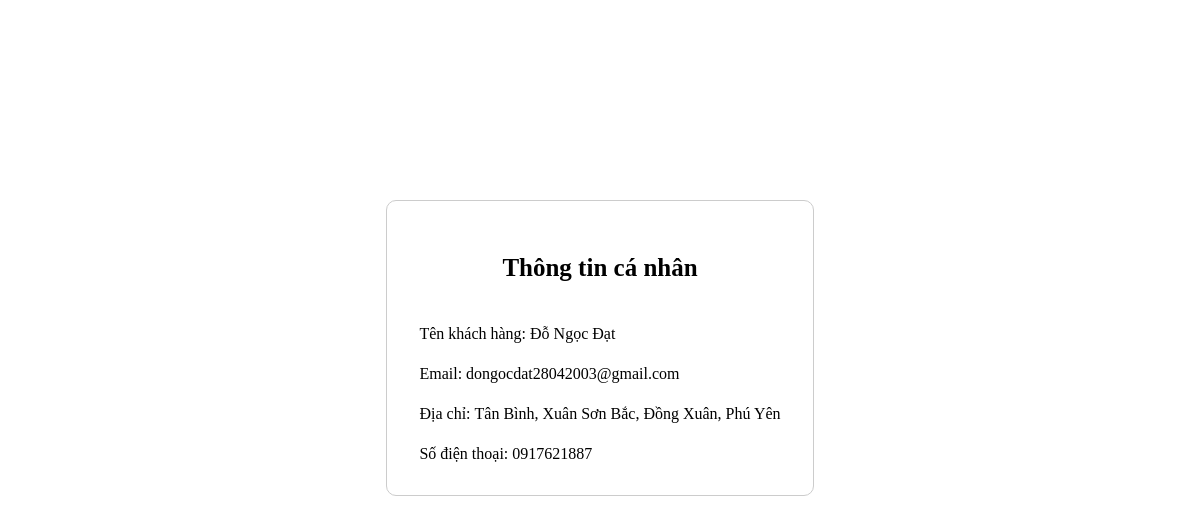
/noidung/thongtincanhan.php (signed in), run on the app's committed database.
### tables this page shows
CREATE TABLE `member` (
  `id` int(4) NOT NULL,
  `name` varchar(50) NOT NULL,
  `address` varchar(100) DEFAULT NULL,
  `email` varchar(50) NOT NULL,
  `password` varchar(20) NOT NULL,
  `sdt` varchar(50) NOT NULL DEFAULT '0'
);

### noidung/thongtincanhan.php (the view, shortened to what this page needs)
<?php
    include '../config/connect.php';
?>
<!DOCTYPE html>
<html lang="en">
<head>
</head>
<body>
    <?php
        $customerId = $_SESSION['user']['id'];
        $sql = "SELECT * FROM member WHERE id = $customerId";
        $result = $conn->query($sql);
        if ($result->num_rows > 0) {
            $row = $result->fetch_assoc(); ?>
            <center>
                <table class="login">
                    <tr>
                        <td colspan="2">
                            <div align="center">
                                <h2>Thông tin cá nhân</h2>
                            </div>
                        </td>
                    </tr>
                    <tr>
                        <td>
                            <div align="left">Tên khách hàng:
                            <output for="nameOutput" class="output"><?php echo $row["name"]; ?></output>
                            </div>
                        </td>
                    </tr>
                    <tr>
                        <td>
                            <div align="left">Email:
                            <output for="emailOutput"><?php echo $row["email"]; ?></output>
                            </div>
                        </td>
                    </tr>
                    <tr>
                        <td>
                            <div align="left">Địa chỉ:
                            <output for="diachiOutput">
                            <?php if($row["address"] == null) {
                                echo "Trống";
                            }
                            else {
                                echo $row["address"]; } ?> </output>
                            </div>
                        </td>
                    </tr>
                    <tr>
                        <td>
                            <div align="left">Số điện thoại:
                            <output for="sdtOutput">
                            <?php if($row["sdt"] == null) {
                                echo "Trống";
                            }
                            else {
                                echo $row["sdt"]; } ?> </output>
                            </div>
                        </td>
                    </tr>
                </table>
            </center>
            <?php
        } else {
            echo "Không có thông tin khách hàng.";
        }
    ?>
</body>
</html>

### noidung/thongtincanhan.php (style rules this page uses)
.login { margin-top: 200px; text-align: center; border: 1px solid #ccc; padding: 20px; border-radius: 10px; }
.login h2 { font-size: 25px; text-align: center; }
.login td { padding: 10px; }
.login div { text-align: left; }

### data on the page
member: name "Đỗ Ngọc Đạt", email "dongocdat28042003@gmail.com", address "Tân Bình, Xuân Sơn Bắc, Đồng Xuân, Phú Yên", sdt "0917621887"
